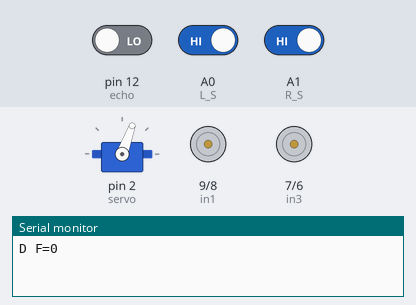
The sketch below on a simulated Arduino Uno, built with avr-gcc and run on an emulated ATmega328P. On the bench: servo, motor-driver pin pairs drawn as motors (green arrow = first pin HIGH = forward, orange = second pin HIGH = backward, longer = more drive, scaled by the enable pin), the last lines printed to the serial monitor. Wiring (inferred from the names in the program): servo: signal pin 2. The inputs (shaded band) are chosen by the test bench; at power-on: A0 (L_S) HIGH, A1 (R_S) HIGH, pin 12 (echo) LOW. Servo pulses on a pin are drawn as a servo (544–2400 µs = 0–180°).

Above: at 5.7 s.
5.8 s: A0 (L_S) driven LOW
At 6.8 s:
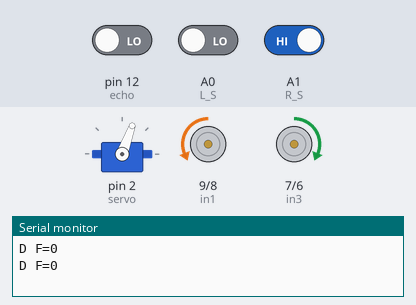
8.0 s: A1 (R_S) driven LOW
At 13.5 s:
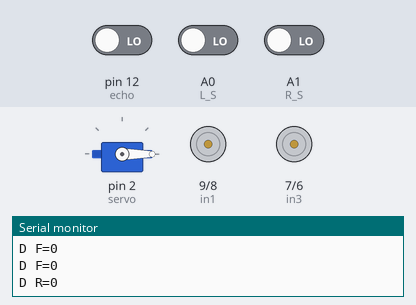
17.3 s: A0 (L_S) driven HIGH
At 18.1 s:
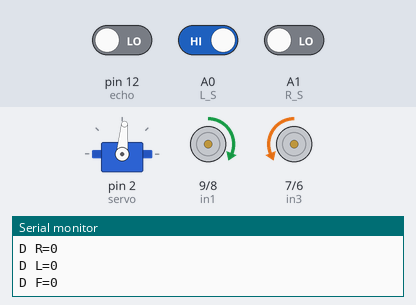
19.3 s: A1 (R_S) driven HIGH
At 20.4 s:
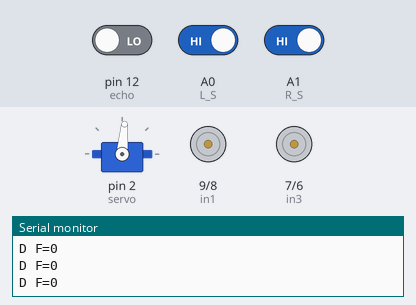
Timing chart, 0 to 22.3 s (numbered marks = the images above; inputs shaded):
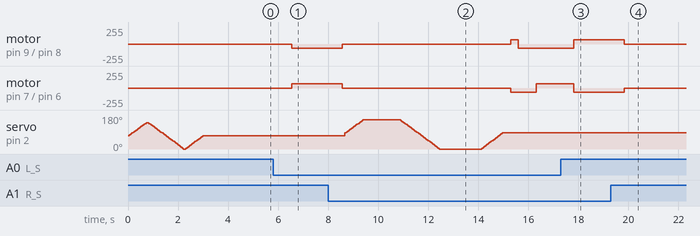

Measured:
- after the input at 5.8 s, motor on pin 9 (in1) / pin 8 (in2): stopped → backward 65/255 after 0.74 s; motor on pin 7 (in3) / pin 6 (in4): stopped → forward 65/255 after 0.74 s
- after the input at 8.0 s, motor on pin 9 (in1) / pin 8 (in2): backward 65/255 → stopped after 0.56 s, → forward 65/255 6.7 s later, → backward 65/255 0.30 s later; motor on pin 7 (in3) / pin 6 (in4): forward 65/255 → stopped after 0.56 s, → backward 65/255 6.7 s later, → forward 65/255 1.0 s later
- after the input at 17.3 s, motor on pin 9 (in1) / pin 8 (in2): backward 65/255 → forward 65/255 after 0.52 s; motor on pin 7 (in3) / pin 6 (in4): forward 65/255 → backward 65/255 after 0.52 s; servo on pin 2 (servo): stays 85° (without the input it goes to 90° after 0.67 s)
- after the input at 19.3 s, motor on pin 9 (in1) / pin 8 (in2): forward 65/255 → stopped after 0.54 s; motor on pin 7 (in3) / pin 6 (in4): backward 65/255 → stopped after 0.54 s

The sketch:

Delete_Line_follow_object_avoide_returen.ino
```cpp
#include <Servo.h>

#define enA 10 // Enable1 L298 Pin enA
#define in1 9  // Motor1 L298 Pin in1
#define in2 8  // Motor1 L298 Pin in2
#define in3 7  // Motor2 L298 Pin in3
#define in4 6  // Motor2 L298 Pin in4
#define enB 5  // Enable2 L298 Pin enB

#define L_S A0      // IR sensor Right
#define R_S A1      // IR sensor Left

#define echo 12     // Echo pin
#define trigger 13  // Trigger pin

#define servo 2  // Servo pin
int Set=20;
int distance_L, distance_F, distance_R;


void setup(){ // put your setup code here, to run once

Serial.begin(9600); // start serial communication at 9600bps

pinMode(R_S, INPUT); // declare if sensor as input
pinMode(L_S, INPUT); // declare ir sensor as input

pinMode(echo, INPUT );// declare ultrasonic sensor Echo pin as input
pinMode(trigger, OUTPUT); // declare ultrasonic sensor Trigger pin as Output

pinMode(enA, OUTPUT); // declare as output for L298 Pin enA
pinMode(in1, OUTPUT); // declare as output for L298 Pin in1
pinMode(in2, OUTPUT); // declare as output for L298 Pin in2
pinMode(in4, OUTPUT); // declare as output for L298 Pin in3
pinMode(in3, OUTPUT); // declare as output for L298 Pin in4
pinMode(enB, OUTPUT); // declare as output for L298 Pin enB

analogWrite(enA, 65); // Write The Duty Cycle 0 to 255 Enable Pin A for Motor1 Speed
analogWrite(enB, 65); // Write The Duty Cycle 0 to 255 Enable Pin B for Motor2 Speed

pinMode(servo, OUTPUT);

 for (int angle = 70; angle <= 140; angle += 5)  {
   servoPulse(servo, angle);  }
 for (int angle = 140; angle >= 0; angle -= 5)  {
   servoPulse(servo, angle);  }

 for (int angle = 0; angle <= 70; angle += 5)  {
   servoPulse(servo, angle);  }

distance_F = Ultrasonic_read();

delay(500);
}


void loop(){
//==============================================
//     Line Follower and Obstacle Avoiding
//==============================================

distance_F = Ultrasonic_read();
Serial.print("D F=");Serial.println(distance_F);


//if Right Sensor and Left Sensor are at White color then it will call forword function
 if((digitalRead(R_S) == 0)&&(digitalRead(L_S) == 0)){
  if(distance_F > Set){forword();}
                  else{Check_side();}
 }

//if Right Sensor is Black and Left Sensor is White then it will call turn Right function
else if((digitalRead(R_S) == 1)&&(digitalRead(L_S) == 0)){turnLeft();}

//if Right Sensor is White and Left Sensor is Black then it will call turn Left function
else if((digitalRead(R_S) == 0)&&(digitalRead(L_S) == 1)){turnRight();}

//if Right Sensor is Black and Left Sensor is Black then it will call turn Stop function
else if((digitalRead(R_S) == 1)&&(digitalRead(L_S) == 1)){Stop();}

delay(10);
}

void servoPulse (int pin, int angle){
int pwm = (angle*12) + 500;      // Convert angle to microseconds
 digitalWrite(pin, HIGH);
 delayMicroseconds(pwm);
 digitalWrite(pin, LOW);
 delay(50); // Refresh cycle of servo
}


//**********************Ultrasonic_read****************************
long Ultrasonic_read(){
  digitalWrite(trigger, LOW);
  delayMicroseconds(2);
  digitalWrite(trigger, HIGH);
  delayMicroseconds(10);
  long time = pulseIn (echo, HIGH);
  return time / 29 / 2;
}

void compareDistance(){
    if(distance_L > distance_R){
  turnLeft();
  delay(200);
  forword();
  delay(700);
  turnRight();
  delay(500);
  }
  else{
  turnRight();
  delay(300);
  forword();
  delay(700);
  turnLeft();
  delay(500);
  }
}

void Check_side(){
    Stop();
    delay(100);
 for (int angle = 85; angle <= 155; angle += 5)  {
   servoPulse(servo, angle);  }
    delay(300);
    distance_R = Ultrasonic_read();
    Serial.print("D R=");Serial.println(distance_R);
    delay(100);
  for (int angle = 155; angle >= 0; angle -= 5)  {
   servoPulse(servo, angle);  }
    delay(500);
    distance_L = Ultrasonic_read();
    Serial.print("D L=");Serial.println(distance_L);
    delay(100);
 for (int angle = 0; angle <= 85; angle += 5)  {
   servoPulse(servo, angle);  }
    delay(300);
    compareDistance();
}

void forword(){  //forword
digitalWrite(in1, LOW); //Left Motor backword Pin
digitalWrite(in2, HIGH); //Left Motor forword Pin
digitalWrite(in4, HIGH); //Right Motor forword Pin
digitalWrite(in3, LOW); //Right Motor backword Pin
}

void turnRight(){ //turnRight
digitalWrite(in2, LOW); //Left Motor backword Pin
digitalWrite(in1, HIGH); //Left Motor forword Pin
digitalWrite(in3, LOW); //Right Motor forword Pin
digitalWrite(in4, HIGH); //Right Motor backword Pin
}

void turnLeft(){ //turnLeft
digitalWrite(in2, HIGH); //Left Motor backword Pin
digitalWrite(in1, LOW); //Left Motor forword Pin
digitalWrite(in3, HIGH); //Right Motor forword Pin
digitalWrite(in4, LOW); //Right Motor backword Pin
}

void Stop(){ //stop
digitalWrite(in1, LOW); //Left Motor backword Pin
digitalWrite(in2, LOW); //Left Motor forword Pin
digitalWrite(in3, LOW); //Right Motor forword Pin
digitalWrite(in4, LOW); //Right Motor backword Pin
}
```
